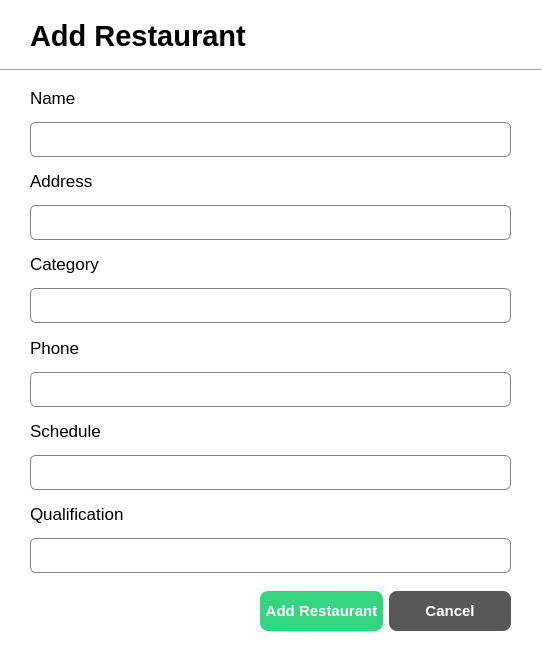
<?xml version="1.0" encoding="UTF-8"?>
<ui version="4.0">
 <class>AddRestaurantDialog</class>
 <widget class="QDialog" name="AddRestaurantDialog">
  <property name="geometry">
   <rect>
    <x>0</x>
    <y>0</y>
    <width>542</width>
    <height>658</height>
   </rect>
  </property>
  <property name="windowTitle">
   <string>Add restaurant Dialog</string>
  </property>
  <property name="styleSheet">
   <string notr="true">QDialog{
	background-color: white;
}

QLineEdit{
	border: 1px solid gray;
	border-radius: 6px;
	padding-left: 15px;
height: 35px;
}

</string>
  </property>
  <widget class="QLabel" name="label">
   <property name="geometry">
    <rect>
     <x>30</x>
     <y>20</y>
     <width>231</width>
     <height>31</height>
    </rect>
   </property>
   <property name="font">
    <font>
     <pointsize>22</pointsize>
     <bold>true</bold>
    </font>
   </property>
   <property name="text">
    <string>Add Restaurant</string>
   </property>
  </widget>
  <widget class="QWidget" name="layoutWidget">
   <property name="geometry">
    <rect>
     <x>30</x>
     <y>80</y>
     <width>481</width>
     <height>493</height>
    </rect>
   </property>
   <layout class="QVBoxLayout" name="verticalLayout_5">
    <item>
     <layout class="QVBoxLayout" name="verticalLayout">
      <item>
       <widget class="QLabel" name="label_2">
        <property name="font">
         <font>
          <pointsize>13</pointsize>
         </font>
        </property>
        <property name="text">
         <string>Name</string>
        </property>
       </widget>
      </item>
      <item>
       <widget class="QLineEdit" name="lineEdit_name">
        <property name="minimumSize">
         <size>
          <width>0</width>
          <height>35</height>
         </size>
        </property>
        <property name="maximumSize">
         <size>
          <width>16777215</width>
          <height>35</height>
         </size>
        </property>
       </widget>
      </item>
     </layout>
    </item>
    <item>
     <layout class="QVBoxLayout" name="verticalLayout_2">
      <item>
       <widget class="QLabel" name="label_3">
        <property name="font">
         <font>
          <pointsize>13</pointsize>
         </font>
        </property>
        <property name="text">
         <string>Address</string>
        </property>
       </widget>
      </item>
      <item>
       <widget class="QLineEdit" name="lineEdit_address">
        <property name="minimumSize">
         <size>
          <width>0</width>
          <height>35</height>
         </size>
        </property>
        <property name="maximumSize">
         <size>
          <width>16777215</width>
          <height>35</height>
         </size>
        </property>
       </widget>
      </item>
     </layout>
    </item>
    <item>
     <layout class="QVBoxLayout" name="verticalLayout_3">
      <item>
       <widget class="QLabel" name="label_4">
        <property name="font">
         <font>
          <pointsize>13</pointsize>
         </font>
        </property>
        <property name="text">
         <string>Category</string>
        </property>
       </widget>
      </item>
      <item>
       <widget class="QLineEdit" name="lineEdit_category">
        <property name="minimumSize">
         <size>
          <width>0</width>
          <height>35</height>
         </size>
        </property>
        <property name="maximumSize">
         <size>
          <width>16777215</width>
          <height>35</height>
         </size>
        </property>
       </widget>
      </item>
     </layout>
    </item>
    <item>
     <layout class="QVBoxLayout" name="verticalLayout_4">
      <item>
       <widget class="QLabel" name="label_5">
        <property name="font">
         <font>
          <pointsize>13</pointsize>
         </font>
        </property>
        <property name="text">
         <string>Phone</string>
        </property>
       </widget>
      </item>
      <item>
       <widget class="QLineEdit" name="lineEdit_phone">
        <property name="minimumSize">
         <size>
          <width>0</width>
          <height>35</height>
         </size>
        </property>
        <property name="maximumSize">
         <size>
          <width>16777215</width>
          <height>35</height>
         </size>
        </property>
       </widget>
      </item>
     </layout>
    </item>
    <item>
     <layout class="QVBoxLayout" name="verticalLayout_6">
      <item>
       <widget class="QLabel" name="label_6">
        <property name="font">
         <font>
          <pointsize>13</pointsize>
         </font>
        </property>
        <property name="text">
         <string>Schedule</string>
        </property>
       </widget>
      </item>
      <item>
       <widget class="QLineEdit" name="lineEdit_schedule">
        <property name="minimumSize">
         <size>
          <width>0</width>
          <height>35</height>
         </size>
        </property>
        <property name="maximumSize">
         <size>
          <width>16777215</width>
          <height>35</height>
         </size>
        </property>
       </widget>
      </item>
     </layout>
    </item>
    <item>
     <layout class="QVBoxLayout" name="verticalLayout_7">
      <item>
       <widget class="QLabel" name="label_7">
        <property name="font">
         <font>
          <pointsize>13</pointsize>
         </font>
        </property>
        <property name="text">
         <string>Qualification</string>
        </property>
       </widget>
      </item>
      <item>
       <widget class="QLineEdit" name="lineEdit_qualification">
        <property name="minimumSize">
         <size>
          <width>0</width>
          <height>35</height>
         </size>
        </property>
        <property name="maximumSize">
         <size>
          <width>16777215</width>
          <height>35</height>
         </size>
        </property>
       </widget>
      </item>
     </layout>
    </item>
   </layout>
  </widget>
  <widget class="QWidget" name="layoutWidget">
   <property name="geometry">
    <rect>
     <x>260</x>
     <y>590</y>
     <width>251</width>
     <height>42</height>
    </rect>
   </property>
   <layout class="QHBoxLayout" name="horizontalLayout">
    <item>
     <widget class="QPushButton" name="btn_addRestaurant">
      <property name="minimumSize">
       <size>
        <width>0</width>
        <height>40</height>
       </size>
      </property>
      <property name="styleSheet">
       <string notr="true">QPushButton{
	background-color: #34D481;
	color: white;
	border: none;
	border-radius: 8px;
	font-weight: bold;
	font-size: 15px
}</string>
      </property>
      <property name="text">
       <string>Add Restaurant</string>
      </property>
     </widget>
    </item>
    <item>
     <widget class="QPushButton" name="btn_cancel">
      <property name="minimumSize">
       <size>
        <width>0</width>
        <height>40</height>
       </size>
      </property>
      <property name="styleSheet">
       <string notr="true">QPushButton{
	background-color: #585858;
	color: white;
	border: none;
	border-radius: 8px;
	font-weight: bold;
	font-size: 15px
}</string>
      </property>
      <property name="text">
       <string>Cancel</string>
      </property>
     </widget>
    </item>
   </layout>
  </widget>
  <widget class="Line" name="line">
   <property name="geometry">
    <rect>
     <x>0</x>
     <y>60</y>
     <width>541</width>
     <height>20</height>
    </rect>
   </property>
   <property name="orientation">
    <enum>Qt::Horizontal</enum>
   </property>
  </widget>
 </widget>
 <resources/>
 <connections/>
</ui>
